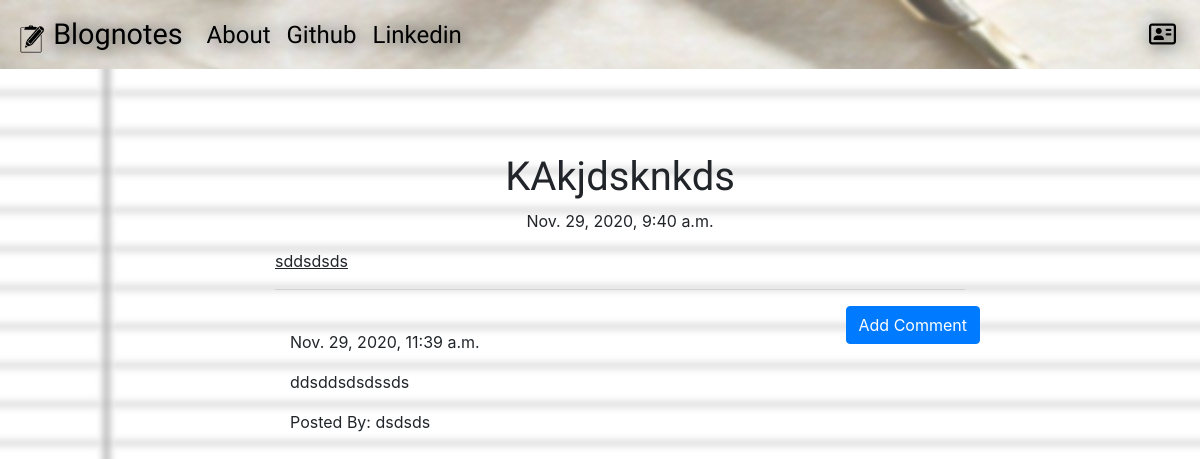
/post/1/, run on an earlier commit of the app's database.
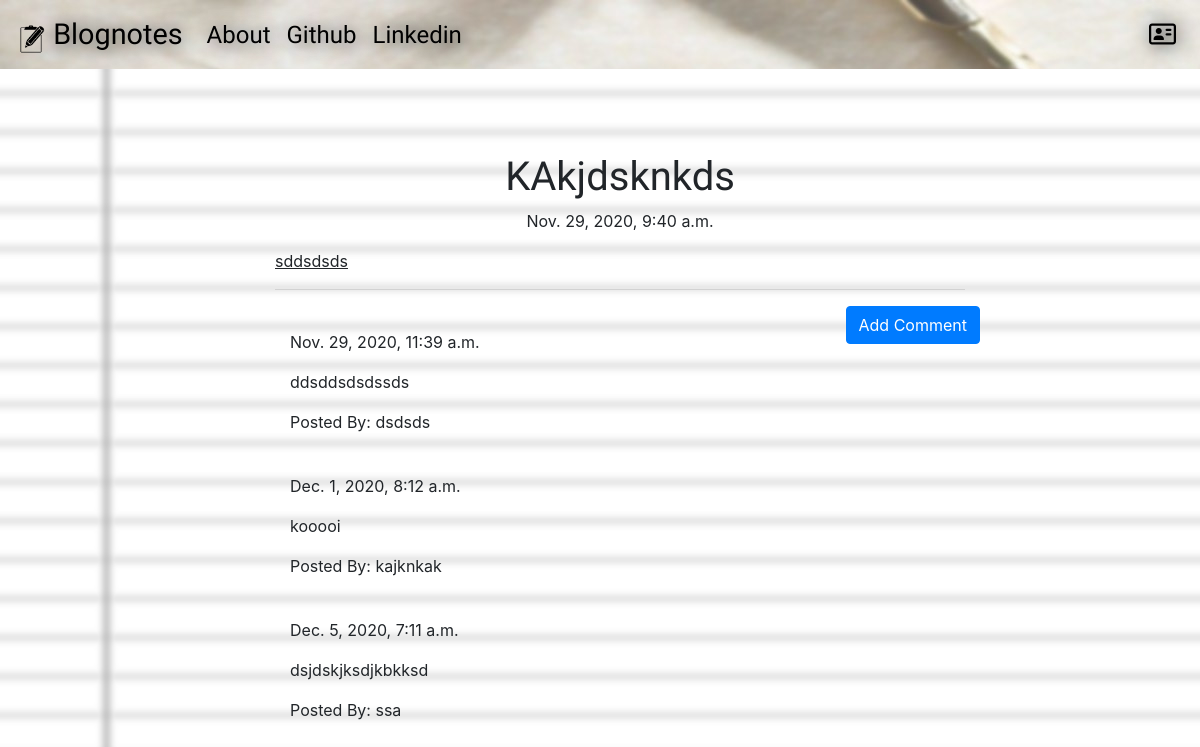
And on a later commit of the database.
### myblog/models.py (models this page shows, shortened)
class Post(models.Model):
    author = models.ForeignKey('auth.User', on_delete=models.CASCADE)
    title = models.CharField(max_length=256)
    text = models.TextField()
    create_date = models.DateTimeField(default=timezone.now)
    published_date = models.DateTimeField(null=True, blank=True)

class Comment(models.Model):
    post = models.ForeignKey(
        'myblog.Post', related_name='comments', on_delete=models.CASCADE)
    author = models.CharField(max_length=256)
    text = models.TextField()
    create_date = models.DateTimeField(default=timezone.now)
    approved_comment = models.BooleanField(default=False)

### myblog/views.py (the view)
# urls.py: path('post/<int:pk>/', views.PostDetailView.as_view(),
class PostDetailView(DetailView):
    model = Post

### myblog/templates/myblog/post_detail.html (shortened to what this page needs)
{% extends "myblog/base.html" %}
{% block body_block %}
  <h1 class="posttitle loader">{{post.title}}</h1>
  {% if post.published_date %}
    <div class="date postdate">
      {{ post.published_date }}
    </div>
  {% else %}
    <p>Created on: {{ post.create_date|date:"D M Y" }}</p>
    <a class="btn btn-primary" href="{% url 'myblog:post_publish' pk=post.pk %}">Publish</a>
  {% endif %}
  <p class="postcontent">{{post.text|safe|linebreaksbr}}</p>
  <hr>
  <a class="btn btn-primary btn-comment" href="{% url 'myblog:add_comment_to_post' pk=post.pk %}">Add Comment</a>
  <div class="container">
    {% for comment in post.comments.all %}
      <br>
        {% if user.is_authenticated or comment.approved_comment %}
          {{comment.create_date}}
          <p>{{comment.text|safe|linebreaks}}</p>
          <p>Posted By: {{comment.author}}</p>
        {% endif %}
        {% empty %}
        <p>No Comments</p>
    {% endfor %}
  </div>
{% endblock %}

### myblog/templates/myblog/base.html (shortened to what this page needs)
<!DOCTYPE html>
{% load static %}
<html lang="en" dir="ltr">
<head>
    <link rel="stylesheet" href="{% static 'css/bootstrap.css' %}">
    <link rel="stylesheet" href="{% static 'css/medium-editor.css' %}">
    <link rel="stylesheet" href="{% static 'css/themes/beagle.css' %}">
    <link rel="stylesheet" href="{% static 'css/myblog.css' %}">
</head>
<body class="body-back">
    <nav class="navbar navbar-expand-lg navbar-custom techfont">
      <a class="navbar-brand bigbrand" href="{% url 'myblog:post_list' %}">
        <img id="logo_brand" src="{% static 'images/blog_logo.png' %}" class="d-inline-block align-top" alt="Na NAA, Error!">
      Blognotes
      </a>
      <div class="collapse navbar-collapse" id="navbarSupportedContent">
        <ul class="navbar-nav mr-auto loader">
          <li class="nav-item active">
            <a class="nav-link" href="{% url 'myblog:about' %}">About<span class="sr-only">(current)</span></a>
          </li>
          <li class="nav-item active">
            <a class="nav-link" href="https://github.com/Akshay-ch-dj/Blognotes-Django-simple-blog-project">Github<span class="sr-only">(current)</span></a>
          </li>
          <li class="nav-item active">
            <a class="nav-link" href="#">Linkedin<span class="sr-only">(current)</span></a>
          </li>
        </ul>
        <ul class="navbar-nav ml-auto navbar-right loader">
          {% if user.is_authenticated %}
            <li class="nav-item active">
              <a class="nav-link" href="{% url 'myblog:post_new' %}">New Post</a>
            </li>
            <li class="nav-item active">
              <a class="nav-link" href="{% url 'myblog:post_draft_list' %}">Drafts</a>
            </li>
            <li class="nav-item active">
              <a class="nav-link" href="{% url 'logout' %}">Log Out</a>
            </li>
            <li class="nav-item active">
              <a class="nav-link" id="welcome">Welcome: {{user.username}}</a>
            </li>
          {% else %}
            <li class="nav-item active">
              <a class="nav-link navbar-right loginbutton" href="{% url 'login' %}"><i class="far fa-address-card"></i></a>
            </li>
          {% endif %}
        </ul>
      </div>
    </nav>
    <div class="content container">
      <div class="row">
        <div class="col-xs-6 col-lg-10">
          <div class="blog-posts">
              {% block body_block %}{% endblock %}
          </div>
        </div>
      </div>
    </div>
</body>
    </html>

### myblog/static/css/myblog.css (style rules this page uses)
#logo_brand { width: 30px; height: 30px; margin-top: 11px; }
.navbar-custom { background: url('/static/images/navbar_background.jpg') 0% 0 no-repeat fixed; }
.navbar-custom, .navbar-brand, .navbar-text { color: black; text-shadow: 2px 1px 20px #000000; }
.nav-link { color: black; }
.loginbutton { padding-right: 200px; }
.body-back { background-image: url('/static/images/back.png'); background-size: cover; background-repeat: no-repeat; background-position: center; background-attachment: fixed; }
.blog-posts { text-align: justify; margin-left: 25%; margin-top: 8%; }
.techfont { font-family: 'Righteous', cursive; font-size: 1.5em; margin-bottom: 10px; }
.bigbrand { font-size: 1.2em; }
.postdate { text-align: center; }
.posttitle { font-family: 'Josefin Sans', sans-serif; font-size: 2.5em; text-align: center; }
.postcontent { font-family: 'Merriweather', serif; font-size: 1.3em; text-align: center; margin-left: 10%; margin-right: 25%; }
.btn-comment { position: absolute; right: 0px; }
.loader { filter: hue-rotate(0deg); color: linear-gradient(45deg, #0f8, #08f); animation: hue 10000ms infinite linear; }

What changed in the data, as far as the page shows it:
added Comment: create_date "Dec. 1, 2020, 8:12 a.m.", text "kooooi", author "kajknkak"
added Comment: create_date "Dec. 5, 2020, 7:11 a.m.", text "dsjdskjksdjkbkksd", author "ssa"
